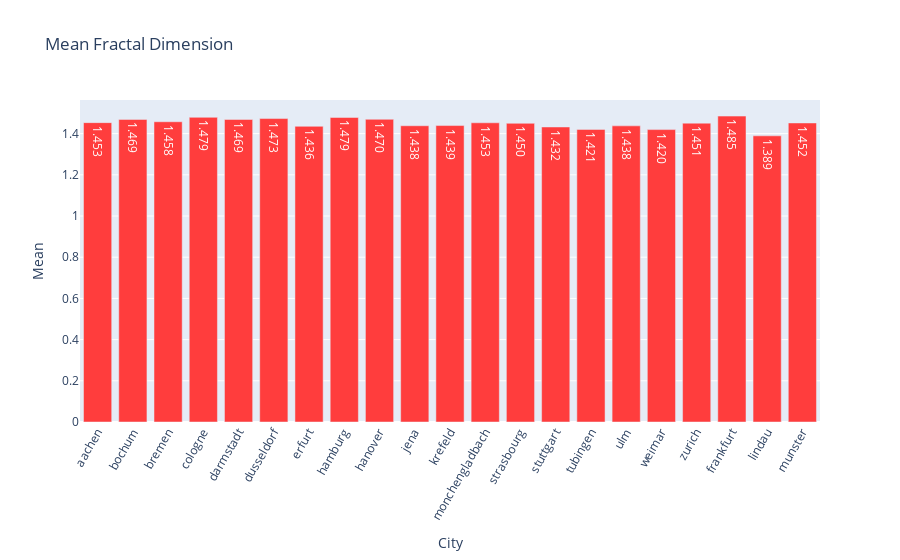

The code cell stored with this chart in its notebook:
### Markdown cell above
We see that for a relatively complex image, the number is equel to 1.495.

Finally we can compute the mean of the fractal dimension of every images by city.

### Code cell
df_fractal.mean(axis=0)
bar = [go.Bar(x=df_fractal.columns,
              y=df_fractal.mean(axis=0),
              text=df_fractal.mean(axis=0).apply(lambda x: f'{x:.3f}'),
              marker=dict(color='#FF3D3D')
              )]
fig = go.Figure(data=bar, layout=go.Layout(title='Mean Fractal Dimension', xaxis=dict(title='City', tickangle=-60), yaxis=dict(title='Mean')))
fig.show()

### Figure 1 — Plotly figure (JSON) as saved in the notebook; plotly's stock layout.template omitted (floating-point values rounded to 4 significant figures)
{"data": [{"marker": {"color": "#FF3D3D"}, "text": ["1.453", "1.469", "1.458", "1.479", "1.469", "1.473", "1.436", "1.479", "1.470", "1.438", "1.439", "1.453", "1.450", "1.432", "1.421", "1.438", "1.420", "1.451", "1.485", "1.389", "1.452"], "type": "bar", "x": ["aachen", "bochum", "bremen", "cologne", "darmstadt", "dusseldorf", "erfurt", "hamburg", "hanover", "jena", "krefeld", "monchengladbach", "strasbourg", "stuttgart", "tubingen", "ulm", "weimar", "zurich", "frankfurt", "lindau", "munster"], "y": [1.453, 1.469, 1.458, 1.479, 1.469, 1.473, 1.436, 1.479, 1.47, 1.438, 1.439, 1.453, 1.45, 1.432, 1.421, 1.438, 1.42, 1.451, 1.485, 1.389, 1.452]}], "layout": {"title": {"text": "Mean Fractal Dimension"}, "xaxis": {"tickangle": -60, "title": {"text": "City"}}, "yaxis": {"title": {"text": "Mean"}}}}
